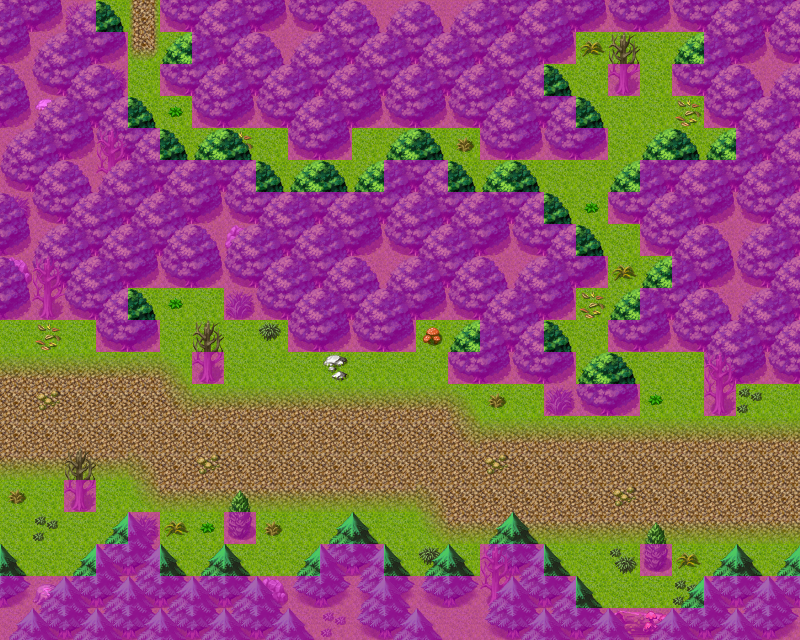

Tiled map render using the project's own tile images. Description and the map definition, with tile-layer contents summarised, below:
An orthogonal 25x20 tile map with 32x32 px tiles, 4 tile layers (Ground, Objects, Above, Walkable), 40 tilesets and 9 objects (6x spawn, 3x mapchange).

<map version="1.0" orientation="orthogonal" width="25" height="20" tilewidth="32" tileheight="32">
 <properties>
  <property name="outside" value="1" />
 </properties>
 <tileset firstgid="1" name="map_bed_1" tilewidth="32" tileheight="32">
  <image source="../drawable/map_bed_1.png" width="512" height="256" />
 </tileset>
 <tileset firstgid="129" name="map_border_1" tilewidth="32" tileheight="32">
  <image source="../drawable/map_border_1.png" width="512" height="256" />
 </tileset>
 <tileset firstgid="257" name="map_bridge_1" tilewidth="32" tileheight="32">
  <image source="../drawable/map_bridge_1.png" width="512" height="256" />
 </tileset>
 <tileset firstgid="385" name="map_broken_1" tilewidth="32" tileheight="32">
  <image source="../drawable/map_broken_1.png" width="512" height="256" />
 </tileset>
 <tileset firstgid="513" name="map_cavewall_1" tilewidth="32" tileheight="32">
  <image source="../drawable/map_cavewall_1.png" width="576" height="192" />
 </tileset>
 <tileset firstgid="621" name="map_cavewall_2" tilewidth="32" tileheight="32">
  <image source="../drawable/map_cavewall_2.png" width="576" height="192" />
 </tileset>
 <tileset firstgid="729" name="map_cavewall_3" tilewidth="32" tileheight="32">
  <image source="../drawable/map_cavewall_3.png" width="576" height="192" />
 </tileset>
 <tileset firstgid="837" name="map_chair_table_1" tilewidth="32" tileheight="32">
  <image source="../drawable/map_chair_table_1.png" width="512" height="256" />
 </tileset>
 <tileset firstgid="965" name="map_crate_1" tilewidth="32" tileheight="32">
  <image source="../drawable/map_crate_1.png" width="512" height="256" />
 </tileset>
 <tileset firstgid="1093" name="map_cupboard_1" tilewidth="32" tileheight="32">
  <image source="../drawable/map_cupboard_1.png" width="512" height="256" />
 </tileset>
 <tileset firstgid="1221" name="map_curtain_1" tilewidth="32" tileheight="32">
  <image source="../drawable/map_curtain_1.png" width="512" height="256" />
 </tileset>
 <tileset firstgid="1349" name="map_entrance_1" tilewidth="32" tileheight="32">
  <image source="../drawable/map_entrance_1.png" width="512" height="256" />
 </tileset>
 <tileset firstgid="1477" name="map_fence_1" tilewidth="32" tileheight="32">
  <image source="../drawable/map_fence_1.png" width="512" height="256" />
 </tileset>
 <tileset firstgid="1605" name="map_fence_2" tilewidth="32" tileheight="32">
  <image source="../drawable/map_fence_2.png" width="512" height="256" />
 </tileset>
 <tileset firstgid="1733" name="map_ground_1" tilewidth="32" tileheight="32">
  <image source="../drawable/map_ground_1.png" width="512" height="256" />
 </tileset>
 <tileset firstgid="1861" name="map_ground_2" tilewidth="32" tileheight="32">
  <image source="../drawable/map_ground_2.png" width="512" height="256" />
 </tileset>
 <tileset firstgid="1989" name="map_ground_3" tilewidth="32" tileheight="32">
  <image source="../drawable/map_ground_3.png" width="512" height="256" />
 </tileset>
 <tileset firstgid="2117" name="map_ground_4" tilewidth="32" tileheight="32">
  <image source="../drawable/map_ground_4.png" width="512" height="256" />
 </tileset>
 <tileset firstgid="2245" name="map_ground_5" tilewidth="32" tileheight="32">
  <image source="../drawable/map_ground_5.png" width="512" height="256" />
 </tileset>
 <tileset firstgid="2373" name="map_ground_6" tilewidth="32" tileheight="32">
  <image source="../drawable/map_ground_6.png" width="512" height="256" />
 </tileset>
 <tileset firstgid="2501" name="map_ground_7" tilewidth="32" tileheight="32">
  <image source="../drawable/map_ground_7.png" width="512" height="256" />
 </tileset>
 <tileset firstgid="2629" name="map_ground_8" tilewidth="32" tileheight="32">
  <image source="../drawable/map_ground_8.png" width="512" height="256" />
 </tileset>
 <tileset firstgid="2757" name="map_indoor_1" tilewidth="32" tileheight="32">
  <image source="../drawable/map_indoor_1.png" width="512" height="256" />
 </tileset>
 <tileset firstgid="2885" name="map_kitchen_1" tilewidth="32" tileheight="32">
  <image source="../drawable/map_kitchen_1.png" width="512" height="256" />
 </tileset>
 <tileset firstgid="3013" name="map_outdoor_1" tilewidth="32" tileheight="32">
  <image source="../drawable/map_outdoor_1.png" width="512" height="256" />
 </tileset>
 <tileset firstgid="3141" name="map_pillar_1" tilewidth="32" tileheight="32">
  <image source="../drawable/map_pillar_1.png" width="512" height="256" />
 </tileset>
 <tileset firstgid="3269" name="map_plant_1" tilewidth="32" tileheight="32">
  <image source="../drawable/map_plant_1.png" width="512" height="256" />
 </tileset>
 <tileset firstgid="3397" name="map_rock_1" tilewidth="32" tileheight="32">
  <image source="../drawable/map_rock_1.png" width="512" height="256" />
 </tileset>
 <tileset firstgid="3525" name="map_roof_1" tilewidth="32" tileheight="32">
  <image source="../drawable/map_roof_1.png" width="512" height="256" />
 </tileset>
 <tileset firstgid="3653" name="map_roof_2" tilewidth="32" tileheight="32">
  <image source="../drawable/map_roof_2.png" width="512" height="256" />
 </tileset>
 <tileset firstgid="3781" name="map_shop_1" tilewidth="32" tileheight="32">
  <image source="../drawable/map_shop_1.png" width="512" height="256" />
 </tileset>
 <tileset firstgid="3909" name="map_sign_ladder_1" tilewidth="32" tileheight="32">
  <image source="../drawable/map_sign_ladder_1.png" width="512" height="256" />
 </tileset>
 <tileset firstgid="4037" name="map_table_1" tilewidth="32" tileheight="32">
  <image source="../drawable/map_table_1.png" width="512" height="256" />
 </tileset>
 <tileset firstgid="4165" name="map_trail_1" tilewidth="32" tileheight="32">
  <image source="../drawable/map_trail_1.png" width="512" height="256" />
 </tileset>
 <tileset firstgid="4293" name="map_tree_1" tilewidth="32" tileheight="32">
  <image source="../drawable/map_tree_1.png" width="512" height="256" />
 </tileset>
 <tileset firstgid="4421" name="map_wall_1" tilewidth="32" tileheight="32">
  <image source="../drawable/map_wall_1.png" width="512" height="256" />
 </tileset>
 <tileset firstgid="4549" name="map_wall_2" tilewidth="32" tileheight="32">
  <image source="../drawable/map_wall_2.png" width="480" height="256" />
 </tileset>
 <tileset firstgid="4669" name="map_wall_3" tilewidth="32" tileheight="32">
  <image source="../drawable/map_wall_3.png" width="480" height="256" />
 </tileset>
 <tileset firstgid="4789" name="map_window_1" tilewidth="32" tileheight="32">
  <image source="../drawable/map_window_1.png" width="512" height="256" />
 </tileset>
 <tileset firstgid="4917" name="map_window_2" tilewidth="32" tileheight="32">
  <image source="../drawable/map_window_2.png" width="512" height="256" />
 </tileset>
 <layer name="Ground" width="25" height="20">
  <data>[500 cells, 500 non-empty, 4 distinct tile ids]</data>
 </layer>
 <layer name="Objects" width="25" height="20">
  <data>[500 cells, 228 non-empty, 31 distinct tile ids]</data>
 </layer>
 <layer name="Above" width="25" height="20">
  <data>[500 cells, 102 non-empty, 6 distinct tile ids]</data>
 </layer>
 <layer name="Walkable" width="25" height="20">
  <data>[500 cells, 281 non-empty, 1 distinct tile ids]</data>
 </layer>
 <objectgroup name="Mapevents" width="25" height="20">
  <object name="west" type="mapchange" x="0" y="320" width="32" height="256">
   <properties>
    <property name="map" value="road3" />
    <property name="place" value="east" />
   </properties>
  </object>
  <object name="east" type="mapchange" x="768" y="384" width="32" height="192">
   <properties>
    <property name="map" value="road5" />
    <property name="place" value="west" />
   </properties>
  </object>
  </objectgroup>
 <objectgroup name="Spawn" width="25" height="20">
  <!-- 6 objects omitted --></objectgroup>
 <objectgroup name="Keys" width="25" height="20" visible="0" />
</map>
<!-- 7 of 9 objects omitted -->
